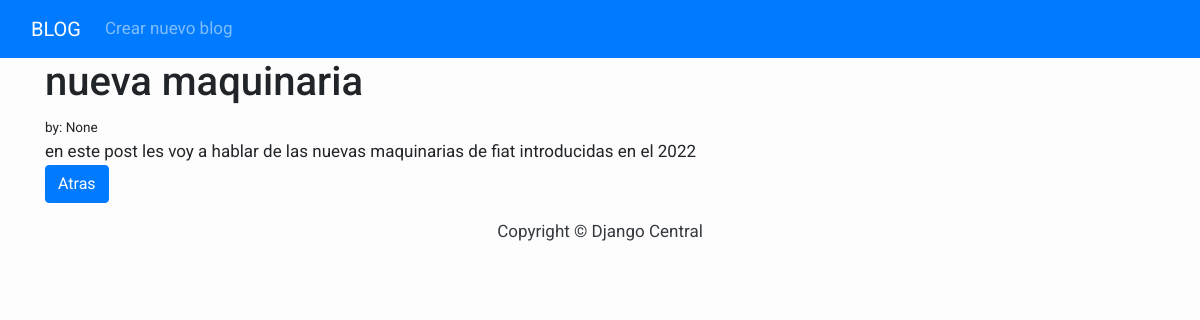
/blog/post/1, run on the app's committed database.
### blog/models.py (models this page shows, shortened)
class Post(models.Model):
    titulo = models.CharField(max_length=255, null=True)
    autor = models.ForeignKey(User, on_delete=models.CASCADE, null=True)
    cuerpo = models.TextField()

### blog/views.py (the view)
class postdetailview(DetailView):
    model = Post
    template_name = "post_detail.html"

### blog/templates/post_detail.html (shortened to what this page needs)
{% extends 'base_blog.html' %}
{% block content %}
<h1>{{post.titulo}}</h1>
<small> by: {{post.autor}}</small><br>
<a> {{post.cuerpo}}</a><br>
<a href="{% url 'home' %}" class="btn btn-primary"> Atras</a>
{% endblock %}

### blog/templates/base_blog.html (style rules this page uses)
body { font-family: "Roboto", sans-serif; font-size: 17px; background-color: #fdfdfd; }

### data on the page
Post: titulo "nueva maquinaria", autor "None", cuerpo "en este post les voy a hablar de las nuevas maquinarias de fiat introducidas en el 2022"
